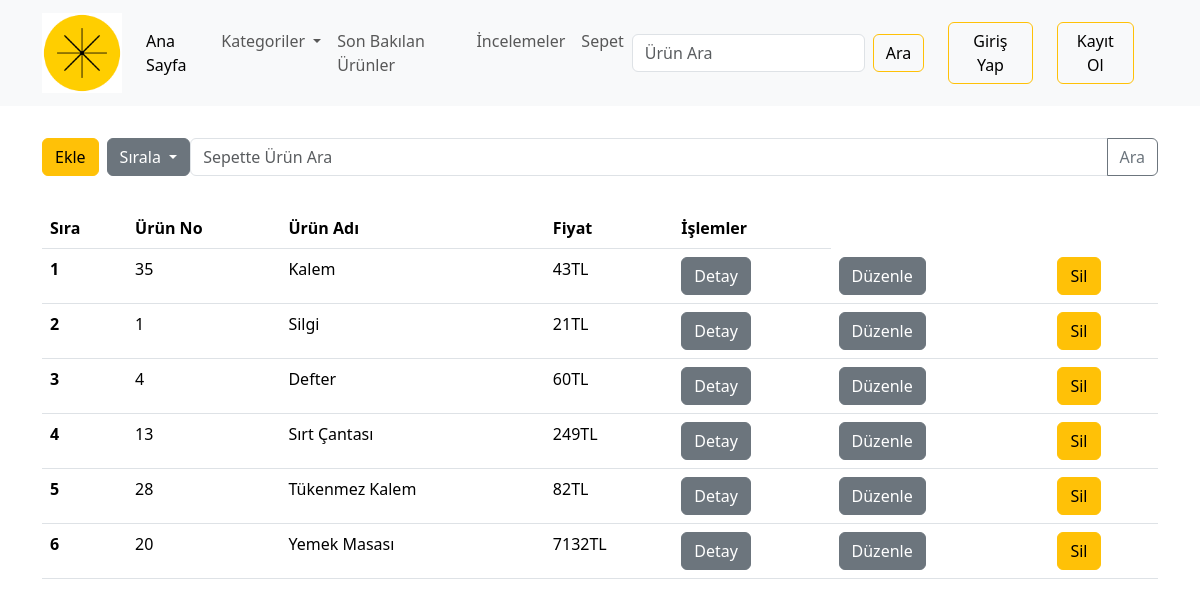
Page /urunler/sepet on the committed database.
### urunler/models.py (models this page shows, shortened)
class Urunler(models.Model):
    urunno = models.IntegerField()
    ad = models.CharField(max_length=600)
    fiyat = models.CharField(max_length=700)
    stokdurumu = models.CharField(max_length=60)
    acıklama = models.CharField(max_length=10000)
    urunResmi = models.CharField(max_length=100, default="")

### urunler/views.py (the view)
# urls.py: path('sepet', views.urunSepet),
def urunSepet(request):
 if request.method == 'POST':
     silinecek = request.POST['sil']
     Urunler.objects.get(id=silinecek).delete()
 urunlistesi = Urunler.objects.all()
 sablon = loader.get_template('sepet.html')
 veriler = {
  'urunlistesi':urunlistesi
 }
 return HttpResponse(sablon.render(veriler, request))

### urunler/templates/sepet.html (shortened to what this page needs)
{%extends "master.html" %}
{% load bootstrap5 %}
{% load static %}
{% block govde %}
    <div class="container">
      <div class="d-flex justify-content-between align-items-center mb-3 mt-3">
            <div class="d-flex align-items-center">
                <a href="yeniurun" class="me-2"><button class="btn btn-warning">Ekle</button></a>
                <div class="dropdown">
                    <button class="btn btn-secondary dropdown-toggle" type="button" id="dropdownMenuButton" data-bs-toggle="dropdown" aria-expanded="false">
                        Sırala
                    </button>
                </div>
            </div>
        <div class="input-group mb-3 mt-3">
          <input type="text" class="form-control" placeholder="Sepette Ürün Ara" aria-label="Sepette Ürün Ara" aria-describedby="button-addon2">
          <button class="btn btn-outline-secondary" type="button" id="button-addon2">Ara</button>
        </div>
      </div>
      <table class="table">
        <thead>
          <tr>
            <th>Sıra</th>
            <th>Ürün No</th>
            <th>Ürün Adı</th>
            <th>Fiyat</th>
            <th>İşlemler</th>
          </tr>
        </thead>
        <tbody>
          {% for urun in urunlistesi %}
          <tr>
            <th scope="row">{{ forloop.counter }}</th>
            <td>{{ urun.urunno }}</td>
            <td>{{ urun.ad }}</td>
            <td>{{ urun.fiyat }}</td>
            <td>
              <a href="detay/{{ urun.id }}">
                <button type="button" class="btn btn-secondary" data-bs-toggle="modal" width="25px">Detay</button>
              </a>
            </td>
            <td>
              <a href="duzenle/{{ urun.id }}">
                <button type="button" class="btn btn-secondary" data-bs-toggle="modal" width="25px">Düzenle</button>
              </a>
            </td>
            <td>
              <form class="row g-3 pt-4" method="post" action="../urunler/sepet" >
                  <td> <button type="button" class="btn btn-warning" data-bs-toggle="modal" data-bs-target="#silModal{{urun.id}}" width="25px">Sil</button></td>
                </form>
            </td>
          </tr>
          {% endfor %}
        </tbody>
      </table>
    </div>
{% endblock %}

### projem/templates/master.html (shortened to what this page needs)
<!DOCTYPE html>
<html lang="en">
<head>
    {% load bootstrap5 %}
    {% bootstrap_css %}
    {% load static %}
</head>
<body>
<nav class="navbar navbar-expand-lg navbar-light bg-light">
    <div class="container">
        <a class="navbar-brand" href="#">
            <img src="{% static 'images.png' %}"  width="80">
        </a>
        <div class="collapse navbar-collapse" id="navbarSupportedContent">
            <ul class="navbar-nav me-auto mb-2 mb-lg-0">
                <li class="nav-item">
                    <a class="nav-link active" aria-current="page" href="http://127.0.0.1:8000/">Ana Sayfa</a>
                </li>
                <li class="nav-item dropdown">
                    <a class="nav-link dropdown-toggle" href="#" id="navbarDropdown" role="button" data-bs-toggle="dropdown" aria-expanded="false">
                        Kategoriler
                    </a>
                </li>
                <li class="nav-item">
                    <a class="nav-link" href="/urunler/liste">Son Bakılan Ürünler</a>
                </li>
                <li class="nav-item">
                    <a class="nav-link" href="/urunler/uruninceleme">İncelemeler</a>
                </li>
                <li class="nav-item">
                    <a class="nav-link" href="/urunler/sepet">Sepet</a>
                </li>
            </ul>
            <span class="navbar-text me-4">
                <form class="d-flex">
                    <input class="form-control me-2" type="search" placeholder="Ürün Ara" aria-label="Ürün Ara">
                    <a class="btn btn-outline-warning" type="submit">Ara</a>
                </form>
            </span>
            {% if user.is_authenticated %}
                <span class="navbar-text me-4">
                    <a href="#"> Hoşgeldin, {{user.username}}</a>
                </span>
                <span class="navbar-text me-4">
                        <a href="../logout" class="btn btn-outline-warning">Çıkış Yap</a>
                </span>
            {% else %}
                <span class="navbar-text me-4">
                        <a href="../login" class="btn btn-outline-warning">Giriş Yap</a>
                </span>
                <span class="navbar-text me-4">
                        <a href="../register" class="btn btn-outline-warning">Kayıt Ol</a>
                </span>
            {% endif %}
        </div>
    </div>
</nav>
{% block govde %}
{% endblock %}
</body>
</html>

### rows in the picture
Urunler: urunno "35", ad "Kalem", fiyat "43TL"
Urunler: urunno "1", ad "Silgi", fiyat "21TL"
Urunler: urunno "4", ad "Defter", fiyat "60TL"
Urunler: urunno "13", ad "Sırt Çantası", fiyat "249TL"
Urunler: urunno "28", ad "Tükenmez Kalem", fiyat "82TL"
Urunler: urunno "20", ad "Yemek Masası", fiyat "7132TL"
